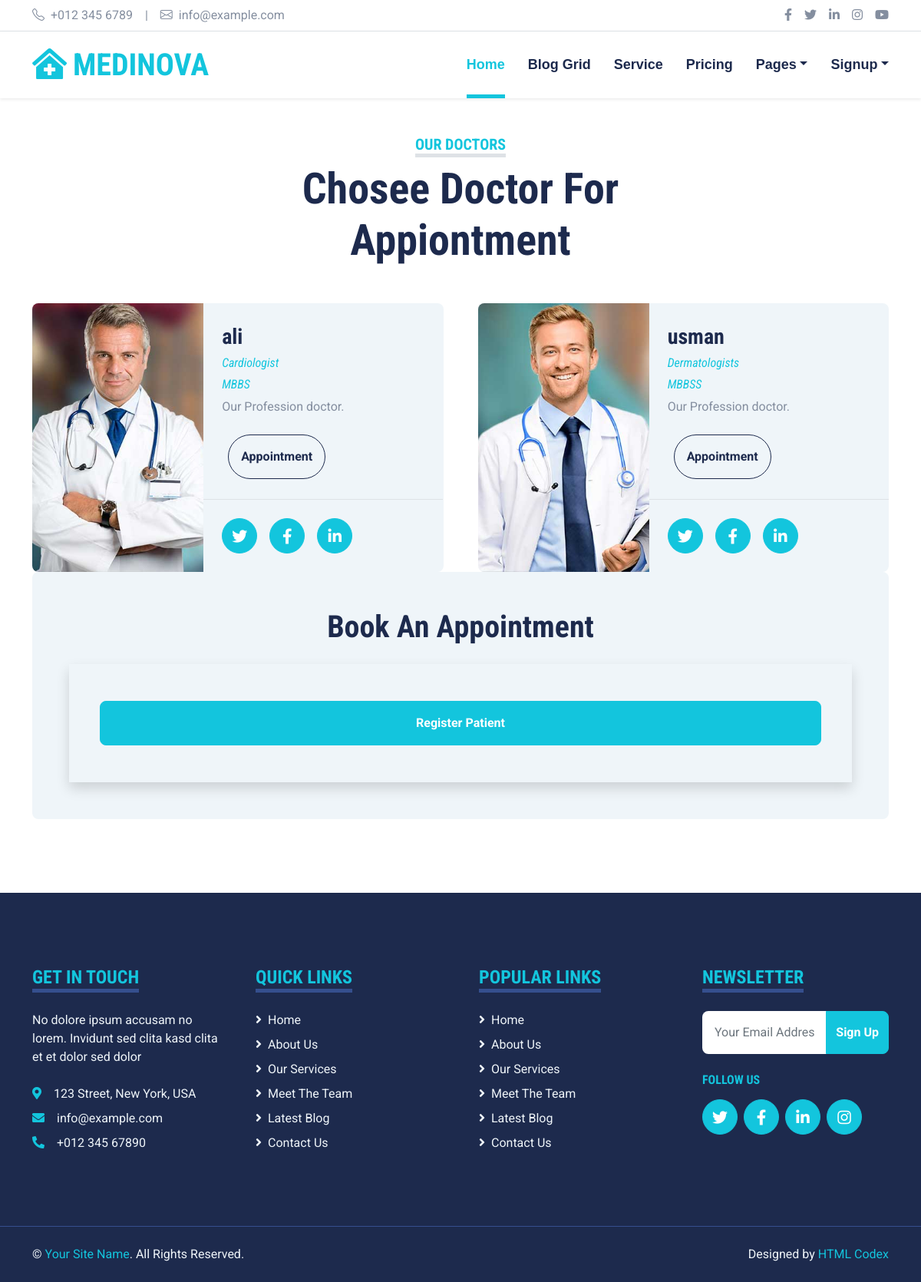
/appointment/, run on the app's committed database.
### core/models.py (models this page shows)
class Doctor(models.Model):
    user = models.ForeignKey(User,on_delete=models.CASCADE)
    first_name=models.CharField(max_length=20,null=True)
    last_name=models.CharField(max_length=20,null=True)
    profile_pic= models.ImageField(upload_to='profile_pic/DoctorProfilePic/',null=True,blank=True)
    address = models.CharField(max_length=40)
    mobile = models.CharField(max_length=20,null=True)
    education=models.CharField(max_length=20,null=True)
    doctorFee=models.PositiveIntegerField(null=True)
    department= models.CharField(max_length=50,choices=departments,default='Cardiologist')
    otp=models.PositiveIntegerField(null=True)
    status=models.BooleanField(default=False)

### core/views.py (the view)
# urls.py: path('appointment/',views.appointment,name='appointment'),
def appointment(request,id=None):
   context={}
   doc=Doctor.objects.all()
   if request.user.is_authenticated:
    if id:
      objs=Doctor.objects.get(user_id=id)
      context['objs']=objs
      form=updatePatientForm()
      form2=appointmentForm()
      curent=request.user.id
      obj=User.objects.get(id=curent)
      uer=Patient.objects.get(user_id=obj)
      if request.method == "POST":
         form=updatePatientForm(request.POST,request.FILES,instance=uer)
         form2=appointmentForm(request.POST)
      if form.is_valid() and form2.is_valid():
         alps=form2.cleaned_data['description']
         form.save()
         user=request.user.id
         userpr=Patient.objects.get(user_id=user)
         pro=Doctor.objects.get(user_id=id)
         max=Appointment.objects.all()
         max=Appointment.objects.filter(Q(patientId=userpr) & Q(doctorId=pro))
         if not max:
               appoint=Appointment(patientId=uer,doctorId=objs,description=alps)
               appoint.save()
               messages.success(request,'update ho gi')
         else:
             messages.success(request,'alredy appoiont')
      else:
         print(form.errors)
         context['form']=form
         context['form2']=form2
    else:
         context['doc']=doc
         return render(request,'core/appointment.html',context)
   else:
      context['doc']=doc
   return render(request,'core/appointment.html',context)

### core/templates/core/appointment.html (shortened to what this page needs)
{% extends 'core/base.html' %}
{% load static %}
{% block main-content %}
       {%if uer %}
       <div class="container-fluid py-5">
        <div class="container">
            <div class="row">
                <div class="col-md-12">
                    <div class="widget-area-2 proclinic-box-shadow">
                        <h3 class="widget-title">Appointment List</h3>
                        <div class="table-responsive mb-3">
                            <table id="tableId" class="table table-bordered table-striped">
                                <thead>
                                    <tr>
                                        <th class="no-sort">
                                            <div class="custom-control custom-checkbox">
                                                <input class="custom-control-input" type="checkbox" id="select-all">
                                                <label class="custom-control-label" for="select-all"></label>
                                            </div>
                                        </th>
                                        <th>Patient Name</th>
                                        <th>Patient disess</th>
                                        <th>Patient Type</th>
                                        <th>Patient File</th>
                                        <th>appointment date</th>
                                        <th>Phone</th>
                                        <th>appointment description</th>
                                        <th>appointment status</th>
                                    </tr>
                                </thead>
                                <tbody>
                                    {% for ue in uer %}
                                    <tr>
                                        <td>
                                            <div class="custom-control custom-checkbox">
                                                <input class="custom-control-input" type="checkbox" id="1">
                                                <label class="custom-control-label" for="1"></label>
                                            </div>
                                        </td>
                                        <td>{{ue.patientId.user.username}}</td>
                                        <td>{{ue.patientId.symptoms}}</td>
                                        <td>{{ue.patientId.patient_type}}</td>
                                        <td>{{ue.patientId.patient_file.url}}</td>
                                        <td>{{ue.appointmentDate}}</td>
                                        <td>{{ue.patientId.mobile}}</td>
                                        <td>{{ue.description}}</td>
                                        <td><button class="btn btn-sm btn-primary btn-minus done"  class="product-id" pid="{{ue.patientId.id}}">
                                            <i class="fa fa-check"></i>
                                            </button>
                                            <button class="btn btn-sm btn-primary btn-plus reject"  class="product-id" pid="{{ue.patientId.id}}">
                                                <i class="fa fa-ban"></i>
                                            </button></td>
                                    </tr>
                                    {% endfor %}
                                </tbody>
                            </table>
                            <nav aria-label="Page navigation example">
                                <ul class="pagination justify-content-center export-pagination">
                                    <li class="page-item">
                                        <a class="page-link" href="#"><span class="ti-download"></span> csv</a>
                                    </li>
                                    <li class="page-item">
                                        <a class="page-link" href="#"><span class="ti-printer"></span>  print</a>
                                    </li>
                                    <li class="page-item">
                                        <a class="page-link" href="#"><span class="ti-file"></span> PDF</a>
                                    </li>
                                    <li class="page-item">
                                        <a class="page-link" href="#"><span class="ti-align-justify"></span> Excel</a>
                                    </li>
                                </ul>
                            </nav>
                            <button type="button" class="btn btn-danger mt-3 mb-0"><span class="ti-trash"></span> DELETE</button>
                            <button type="button" class="btn btn-primary mt-3 mb-0"><span class="ti-pencil-alt"></span> EDIT</button>
                        </div>
                    </div>
                </div>
            </div>
        </div></div>
       {%else%}
    <div class="container-fluid py-5">
        <div class="container">
            <div class="text-center mx-auto mb-5" style="max-width: 500px;">
                <h5 class="d-inline-block text-primary text-uppercase border-bottom border-5">Our Doctors</h5>
                <h1 class="display-4">Chosee Doctor For Appiontment </h1>
            </div>
            <div class="owl-carousel team-carousel position-relative">
                {% for do in doc %}
                <div class="team-item">
                    <div class="row g-0 bg-light rounded overflow-hidden">
                        <div class="col-12 col-sm-5 h-100">
                            <img class="img-fluid h-100" src="{{do.profile_pic.url}}" style="object-fit: cover;">
                        </div>
                        <div class="col-12 col-sm-7 h-100 d-flex flex-column">
                            <div class="mt-auto p-4">
                                <h3>{{do.user.username}}</h3>
                                <h6 class="fw-normal fst-italic text-primary ">{{do.department}}</h6>
                                <h6 class="fw-normal fst-italic text-primary  ">{{do.education}}</h6>
                                <p class="m-0 mb-4">Our Profession doctor.</p>
                                <a href="{% url 'appointment' do.user.id %}" class="btn btn-outline-dark rounded-pill py-md-3 px-md-3 mx-2">Appointment</a>
                            </div>
                            <div class="d-flex mt-auto border-top p-4">
                                <a class="btn btn-lg btn-primary btn-lg-square rounded-circle me-3" href="#"><i class="fab fa-twitter"></i></a>
                                <a class="btn btn-lg btn-primary btn-lg-square rounded-circle me-3" href="#"><i class="fab fa-facebook-f"></i></a>
                                <a class="btn btn-lg btn-primary btn-lg-square rounded-circle" href="#"><i class="fab fa-linkedin-in"></i></a>
                            </div>
                        </div>
                    </div>
                </div>
                {% endfor %}
            </div>
            <div class="row gx-5">
                <div class="col-lg-12">
                    <div class="bg-light text-center rounded p-5">
                        <h1 class="mb-4">Book An Appointment{{objs.education}}</h1>
                        <form action="" method="post" novalidate class="shadow p-5" enctype="multipart/form-data" >
                            <div class="row g-3">
                                {% if request.user.is_authenticated  %}
                                {% for fom in form %}
                                <div class="col-12 col-sm-6">
                                <div class=" form-group mb-3">
                                {{fom.label_tag}} {{fom}}<small class="text-danger" >{{fom.errors|striptags}}</small>
                                </div>
                                </div>
                                {% endfor %}
                                {% for fom in form2 %}
                                <div class="col-12 col-sm-6">
                                <div class=" form-group mb-3">
                                {{fom.label_tag}} {{fom}}<small class="text-danger" >{{fom.errors|striptags}}</small>
                                </div>
                                </div>
                                {% endfor %}
                                <input type="submit"  value="Submit" class="btn btn-primary w-100 py-3">
                                {% else %}
                                <a href="{% url 'signuppatient'%}" class="btn btn-primary w-100 py-3">Register Patient</a>
                                {% endif %}
                                <br>
                            </div>
                        </form>
                    </div>
                </div>
            </div>
        </div>
    </div>
    {% endif %}
{% endblock main-content %}

### core/static/core/css/style.css (style rules this page uses)
:root { --primary: #13C5DD; --secondary: #354F8E; --light: #EFF5F9; --dark: #1D2A4D; }
.btn { font-weight: 700; transition: .5s; }
.btn-primary { color: #FFFFFF; }
.btn-lg-square { width: 46px; height: 46px; }
.btn-square, .btn-sm-square, .btn-lg-square { padding-left: 0; padding-right: 0; text-align: center; }
@media (min-width: 576px) { .team-item .row { height: 350px; } }

### data on the page
Doctor: profile_pic (picture), user.username "ali", department "Cardiologist", education "MBBS"
Doctor: profile_pic (picture), user.username "usman", department "Dermatologists", education "MBBSS"
